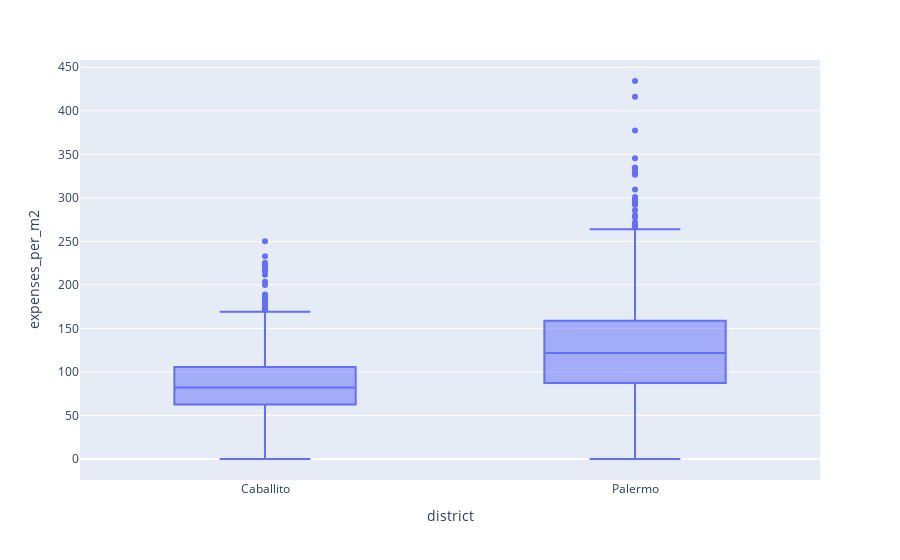

Here is the notebook cell this chart was saved with:
### Code cell
px.box(pal_vs_cab, x='district', y = 'expenses_per_m2')

### Figure 1 — Plotly figure (JSON) as saved in the notebook; plotly's stock layout.template omitted (floating-point values rounded to 4 significant figures; data arrays with more than 128 entries replaced by an {"elided": "..."} marker saying what was removed)
{"data": [{"alignmentgroup": "True", "hovertemplate": "district=%{x}<br>expenses_per_m2=%{y}<extra></extra>", "legendgroup": "", "marker": {"color": "#636efa"}, "name": "", "notched": false, "offsetgroup": "", "orientation": "v", "showlegend": false, "type": "box", "x": {"elided": "2521 str values"}, "x0": " ", "xaxis": "x", "y": {"elided": "2521 float values"}, "y0": " ", "yaxis": "y"}], "layout": {"boxmode": "group", "legend": {"tracegroupgap": 0}, "margin": {"t": 60}, "xaxis": {"anchor": "y", "domain": [0, 1], "title": {"text": "district"}}, "yaxis": {"anchor": "x", "domain": [0, 1], "title": {"text": "expenses_per_m2"}}}}
